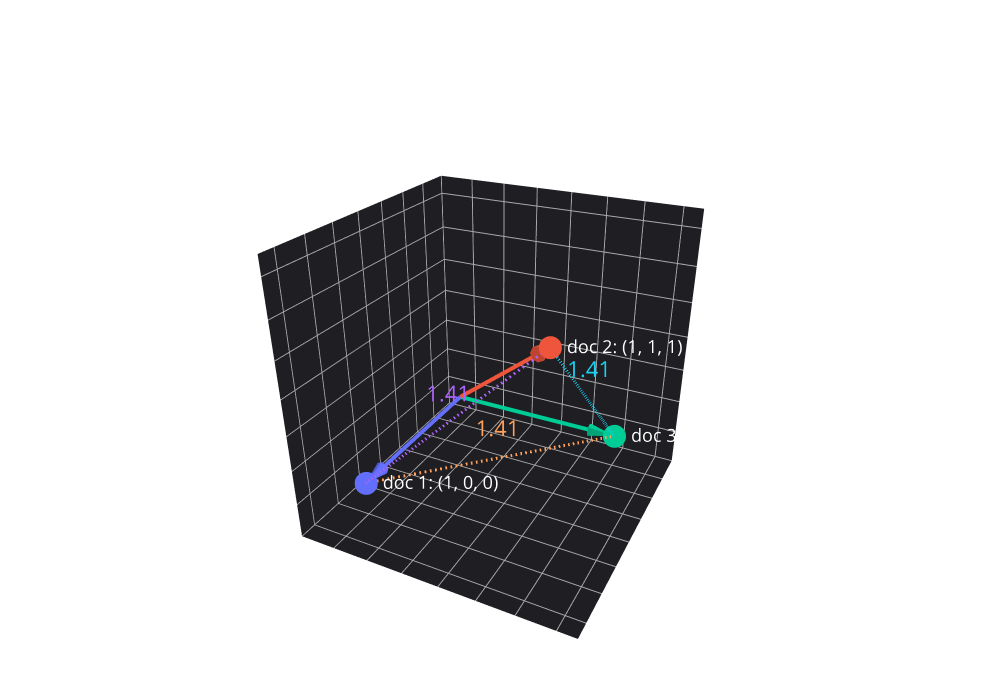

This figure's notebook cell:
### Markdown cell above
##### How Can We Measure Document Similarity?

 Let's consider the n-dimensional Euclidean distance
 
 $$
 d(\mathbf{x}, \mathbf{y}) = \sqrt{ \sum_{i=1}^n (x_i - y_i)^2 }
 $$


Distance isn't going to cut it here, we are operating across different dimensions and we want to keep the relative position in mind in some sort of calculation.

### Code cell
import numpy as np
import plotly.graph_objects as go

# ------------------------------------
# HELPER FUNCTIONS
# ------------------------------------

def euclidean_distance(u, v):
    """Return Euclidean distance between vectors u and v."""
    return np.linalg.norm(u - v)


# ------------------------------------
# ORIGINAL VECTORS
# ------------------------------------
raw_vectors = np.array([
    [1, 0, 0],   # doc 1
    [1, 1, 1],   # doc 2
    [0, 1, 0],   # doc 3
])

vectors = raw_vectors.copy()

labels = [
    "doc 1: (1, 0, 0)",
    "doc 2: (1, 1, 1)",
    "doc 3: (0, 1, 0)"
]

colors = ['#636EFA', '#EF553B', '#00CC96']


# ------------------------------------
# MAIN FIGURE
# ------------------------------------
fig = go.Figure()
cone_len = 0.15

for v, label, color in zip(vectors, labels, colors):
    direction = v / np.linalg.norm(v)
    tip = v
    cone_base = tip - direction * cone_len

    # Arrow shaft
    fig.add_trace(go.Scatter3d(
        x=[0, cone_base[0]], y=[0, cone_base[1]], z=[0, cone_base[2]],
        mode="lines",
        line=dict(color=color, width=8),
        showlegend=False
    ))

    # Arrowhead
    fig.add_trace(go.Cone(
        x=[cone_base[0]], y=[cone_base[1]], z=[cone_base[2]],
        u=[direction[0]], v=[direction[1]], w=[direction[2]],
        sizemode="absolute", sizeref=cone_len,
        anchor="tail",
        colorscale=[[0, color], [1, color]],
        showscale=False,
        hovertext=[label]
    ))

    # Tip marker and label
    fig.add_trace(go.Scatter3d(
        x=[tip[0]], y=[tip[1]], z=[tip[2]],
        mode="markers+text",
        marker=dict(size=8, color=color),
        text=[label], textposition="middle right",
        showlegend=False
    ))


# ------------------------------------
# STRAIGHT DISTANCE LINES
# ------------------------------------
pairs = [
    (0, 1, "#AB63FA"),   # purple
    (0, 2, "#FFA15A"),   # orange
    (1, 2, "#19D3F3")    # light blue
]

for i, j, line_color in pairs:
    u = vectors[i]
    v = vectors[j]

    dist = euclidean_distance(u, v)

    # Straight dashed line between tips
    fig.add_trace(go.Scatter3d(
        x=[u[0], v[0]],
        y=[u[1], v[1]],
        z=[u[2], v[2]],
        mode="lines",
        line=dict(color=line_color, width=6, dash="dash"),
        showlegend=False
    ))

    # Midpoint label
    mid = (u + v) / 2
    fig.add_trace(go.Scatter3d(
        x=[mid[0]], y=[mid[1]], z=[mid[2]],
        mode="text",
        text=[f"{dist:.2f}"],
        textfont=dict(size=22, color=line_color),
        showlegend=False
    ))


# ------------------------------------
# ORIGINAL AXIS TITLES + GRIDLINES
# ------------------------------------
fig.update_layout(
    title="Documents Visualized in 3D Word Space (Euclidean Distances)",
    width=1000, height=700,
    paper_bgcolor="rgba(0, 0, 0, 0)",
    plot_bgcolor="rgba(0, 0, 0, 0)",
    font=dict(color="white", size=18),
    scene=dict(
        bgcolor="rgba(0, 0, 0, 0)",

        xaxis=dict(
            title="Crypto",
            showbackground=True,
            backgroundcolor="rgb(30,30,35)",
            gridcolor="darkgray",
            zerolinecolor="darkgray",
            showticklabels=False
        ),
        yaxis=dict(
            title="Stock",
            showbackground=True,
            backgroundcolor="rgb(30,30,35)",
            gridcolor="darkgray",
            zerolinecolor="darkgray",
            showticklabels=False
        ),
        zaxis=dict(
            title="Buy",
            showbackground=True,
            backgroundcolor="rgb(30,30,35)",
            gridcolor="darkgray",
            zerolinecolor="darkgray",
            showticklabels=False
        ),

        xaxis_range=[-0.2, 1.3],
        yaxis_range=[-0.2, 1.3],
        zaxis_range=[-0.2, 1.3],

        camera=dict(eye=dict(x=2, y=1, z=1.2))
    ),
    margin=dict(l=10, r=10, b=10, t=60)
)

fig.show()

### Figure 1 — Plotly figure (JSON) as saved in the notebook; plotly's stock layout.template omitted (floating-point values rounded to 4 significant figures)
{"data": [{"line": {"color": "#636EFA", "width": 8}, "mode": "lines", "showlegend": false, "type": "scatter3d", "x": [0, 0.85], "y": [0, 0], "z": [0, 0]}, {"anchor": "tail", "colorscale": [[0, "#636EFA"], [1, "#636EFA"]], "hovertext": ["doc 1: (1, 0, 0)"], "showscale": false, "sizemode": "absolute", "sizeref": 0.15, "type": "cone", "u": [1], "v": [0], "w": [0], "x": [0.85], "y": [0], "z": [0]}, {"marker": {"color": "#636EFA", "size": 8}, "mode": "markers+text", "showlegend": false, "text": ["doc 1: (1, 0, 0)"], "textposition": "middle right", "type": "scatter3d", "x": [1], "y": [0], "z": [0]}, {"line": {"color": "#EF553B", "width": 8}, "mode": "lines", "showlegend": false, "type": "scatter3d", "x": [0, 0.9134], "y": [0, 0.9134], "z": [0, 0.9134]}, {"anchor": "tail", "colorscale": [[0, "#EF553B"], [1, "#EF553B"]], "hovertext": ["doc 2: (1, 1, 1)"], "showscale": false, "sizemode": "absolute", "sizeref": 0.15, "type": "cone", "u": [0.5774], "v": [0.5774], "w": [0.5774], "x": [0.9134], "y": [0.9134], "z": [0.9134]}, {"marker": {"color": "#EF553B", "size": 8}, "mode": "markers+text", "showlegend": false, "text": ["doc 2: (1, 1, 1)"], "textposition": "middle right", "type": "scatter3d", "x": [1], "y": [1], "z": [1]}, {"line": {"color": "#00CC96", "width": 8}, "mode": "lines", "showlegend": false, "type": "scatter3d", "x": [0, 0], "y": [0, 0.85], "z": [0, 0]}, {"anchor": "tail", "colorscale": [[0, "#00CC96"], [1, "#00CC96"]], "hovertext": ["doc 3: (0, 1, 0)"], "showscale": false, "sizemode": "absolute", "sizeref": 0.15, "type": "cone", "u": [0], "v": [1], "w": [0], "x": [0], "y": [0.85], "z": [0]}, {"marker": {"color": "#00CC96", "size": 8}, "mode": "markers+text", "showlegend": false, "text": ["doc 3: (0, 1, 0)"], "textposition": "middle right", "type": "scatter3d", "x": [0], "y": [1], "z": [0]}, {"line": {"color": "#AB63FA", "dash": "dash", "width": 6}, "mode": "lines", "showlegend": false, "type": "scatter3d", "x": [1, 1], "y": [0, 1], "z": [0, 1]}, {"mode": "text", "showlegend": false, "text": ["1.41"], "textfont": {"color": "#AB63FA", "size": 22}, "type": "scatter3d", "x": [1], "y": [0.5], "z": [0.5]}, {"line": {"color": "#FFA15A", "dash": "dash", "width": 6}, "mode": "lines", "showlegend": false, "type": "scatter3d", "x": [1, 0], "y": [0, 1], "z": [0, 0]}, {"mode": "text", "showlegend": false, "text": ["1.41"], "textfont": {"color": "#FFA15A", "size": 22}, "type": "scatter3d", "x": [0.5], "y": [0.5], "z": [0]}, {"line": {"color": "#19D3F3", "dash": "dash", "width": 6}, "mode": "lines", "showlegend": false, "type": "scatter3d", "x": [1, 0], "y": [1, 1], "z": [1, 0]}, {"mode": "text", "showlegend": false, "text": ["1.41"], "textfont": {"color": "#19D3F3", "size": 22}, "type": "scatter3d", "x": [0.5], "y": [1], "z": [0.5]}], "layout": {"font": {"color": "white", "size": 18}, "height": 700, "margin": {"b": 10, "l": 10, "r": 10, "t": 60}, "paper_bgcolor": "rgba(0, 0, 0, 0)", "plot_bgcolor": "rgba(0, 0, 0, 0)", "scene": {"bgcolor": "rgba(0, 0, 0, 0)", "camera": {"eye": {"x": 2, "y": 1, "z": 1.2}}, "xaxis": {"backgroundcolor": "rgb(30,30,35)", "gridcolor": "darkgray", "range": [-0.2, 1.3], "showbackground": true, "showticklabels": false, "title": {"text": "Crypto"}, "zerolinecolor": "darkgray"}, "yaxis": {"backgroundcolor": "rgb(30,30,35)", "gridcolor": "darkgray", "range": [-0.2, 1.3], "showbackground": true, "showticklabels": false, "title": {"text": "Stock"}, "zerolinecolor": "darkgray"}, "zaxis": {"backgroundcolor": "rgb(30,30,35)", "gridcolor": "darkgray", "range": [-0.2, 1.3], "showbackground": true, "showticklabels": false, "title": {"text": "Buy"}, "zerolinecolor": "darkgray"}}, "title": {"text": "Documents Visualized in 3D Word Space (Euclidean Distances)"}, "width": 1000}}
